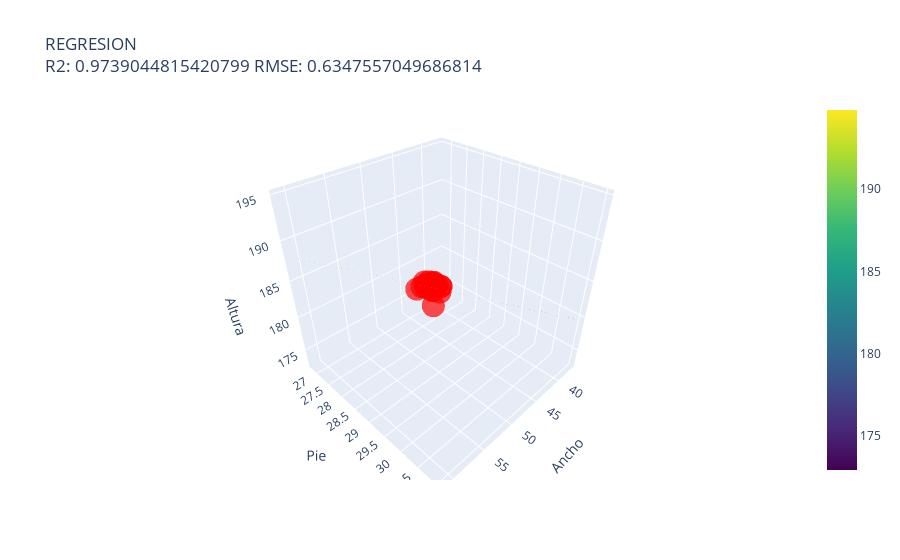

Notebook code for this chart:
### Code cell
# Definir rangos para las variables independientes
x1_range = np.linspace(min(x_train_pb[:, 0]), max(x_train_pb[:, 0]), 20)
x2_range = np.linspace(min(x_train_pb[:, 1]), max(x_train_pb[:, 1]), 20)
x1_mesh, x2_mesh = np.meshgrid(x1_range, x2_range)

# Escalar el meshgrid para predicción
x_mesh_scaled = ss_pb.transform(np.vstack((x1_mesh.ravel(), x2_mesh.ravel())).T)

# Predecir los valores con el modelo escalado
y_mesh_scaled = modelo_pb.predict(x_mesh_scaled)

# Crear scatterplot 3D de los puntos reales
scatter = go.Scatter3d(
    x=x_test_pb[:, 0], y=x_test_pb[:, 1], z=y_test_pb,
    mode='markers',
    marker=dict(size=8, color='red', opacity=0.7)
)

# Crear el plano de regresión
surface = go.Surface(
    x=x1_mesh, y=x2_mesh, z=y_mesh_scaled.reshape(x1_mesh.shape),
    colorscale='Viridis', opacity=0.5
)

# Configuración del layout
layout = go.Layout(
    title=f"REGRESION<br>R2: {r2_score(y_test_pb, pb_pred)} RMSE: {root_mean_squared_error(y_test_pb, pb_pred)}",
    scene=dict(
        xaxis_title='Ancho',
        yaxis_title='Pie',
        zaxis_title='Altura'
    )
)

# Crear la figura
fig = go.Figure(data=[scatter, surface], layout=layout)

# Mostrar la figura interactiva
fig.show()

### Figure 1 — Plotly figure (JSON) as saved in the notebook; plotly's stock layout.template omitted (floating-point values rounded to 4 significant figures; data arrays with more than 128 entries replaced by an {"elided": "..."} marker saying what was removed)
{"data": [{"marker": {"color": "red", "opacity": 0.7, "size": 8}, "mode": "markers", "type": "scatter3d", "x": [55, 42, 51, 42, 44, 52, 51, 42, 50, 50, 48, 52, 52, 50, 49, 44, 57, 50, 47, 51], "y": [29.9, 27.1, 29, 27.2, 27.3, 29.2, 29, 27.2, 28.7, 28.9, 28.2, 29.4, 29.4, 28.8, 28.5, 27.4, 30.1, 28.8, 27.7, 29.1], "z": [189, 177, 186, 177, 178, 187, 185, 177, 184, 185, 182, 187, 187, 185, 184, 179, 189, 184, 180, 186]}, {"colorscale": [[0, "#440154"], [0.1111, "#482878"], [0.2222, "#3e4989"], [0.3333, "#31688e"], [0.4444, "#26828e"], [0.5556, "#1f9e89"], [0.6667, "#35b779"], [0.7778, "#6ece58"], [0.8889, "#b5de2b"], [1, "#fde725"]], "opacity": 0.5, "type": "surface", "x": {"elided": "20x20 float values"}, "y": {"elided": "20x20 float values"}, "z": {"elided": "20x20 float values"}}], "layout": {"scene": {"xaxis": {"title": {"text": "Ancho"}}, "yaxis": {"title": {"text": "Pie"}}, "zaxis": {"title": {"text": "Altura"}}}, "title": {"text": "REGRESION<br>R2: 0.9739044815420799 RMSE: 0.6347557049686814"}}}
